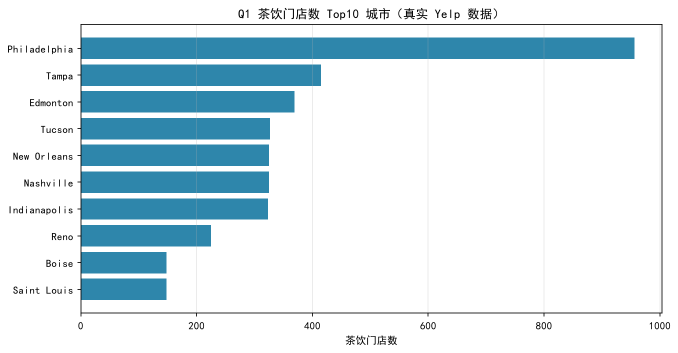
#> input picture 作品集PPT/assets/q1_city_distribution.png, 1356 x 706 px (shown at 1/2 size); its folder holds only this picture in this run
$ python build_assets_v4.py
#> lines starting #> are read from the running program, lines starting #| are printed output that depends on the picture; after the words box and inside, x2 and y2 are one past the last pixel; in counts of white or black regions, pixels touching at a corner belong together
# -*- coding: utf-8 -*-
"""V4 展示资源：
1) 图表保结构重着色——只替换高饱和数据色到新规范茶色系，文字/网格/背景保持原样；
2) 铺满整页的低透明度茶饮线稿肌理——茶叶轮廓 + 柔和茶汤波纹，透明度 8%-14%。

新硬性规范配色：#F5F3EE 底 / #384A48 茶灰绿 / #947C6B 哑光浅茶棕。
不改动任何数据、数值、文字。输出到 assets_v4，旧资源目录不覆盖。
"""
import math
import os
import random

import numpy as np
from PIL import Image, ImageDraw

HERE = os.path.dirname(os.path.abspath(__file__))
SRC = os.path.join(HERE, "assets")
OUT = os.path.join(HERE, "assets_v4")
os.makedirs(OUT, exist_ok=True)

# ---- 新硬性规范色 ----
DARK = (0x38, 0x4A, 0x48)   # 低饱和茶灰绿
CLAY = (0x94, 0x7C, 0x6B)   # 哑光浅茶棕
PAPER = (0xF5, 0xF3, 0xEE)  # 浅茶米白

# 同色系派生（非新增色相）：用于图表内的次级数据系列
SAGE = tuple(int(DARK[i] * 0.46 + PAPER[i] * 0.54) for i in range(3))
SAND = tuple(int(CLAY[i] * 0.52 + PAPER[i] * 0.48) for i in range(3))


def remap_rgb(arr):
    """HSV 色相分类重映射；近灰/近白像素（文字、网格、背景）保持不变。"""
    rgb = arr[..., :3].astype(np.float32) / 255.0
    mx = rgb.max(axis=2)
    mn = rgb.min(axis=2)
    v = mx
    s = np.where(mx > 0, (mx - mn) / np.maximum(mx, 1e-6), 0)

    r, g, b = rgb[..., 0], rgb[..., 1], rgb[..., 2]
    h = np.zeros_like(mx)
    mask = (mx - mn) > 1e-6
    idx = mask & (mx == r)
    h[idx] = ((g[idx] - b[idx]) / (mx[idx] - mn[idx])) % 6
    idx = mask & (mx == g)
    h[idx] = ((b[idx] - r[idx]) / (mx[idx] - mn[idx])) + 2
    idx = mask & (mx == b)
    h[idx] = ((r[idx] - g[idx]) / (mx[idx] - mn[idx])) + 4
    h = (h * 60) % 360

    base = np.zeros((*mx.shape, 3), dtype=np.float32)
    blue = (h >= 175) & (h < 250)
    red = (h < 40) | (h >= 330)
    green = (h >= 90) & (h < 175)
    yellow = (h >= 40) & (h < 90)
    other = ~(blue | red | green | yellow)
    for m, col in ((blue, DARK), (red, CLAY), (green, SAGE),
                   (yellow, SAND), (other, DARK)):
        base[m] = col

    # 保留深浅层次，但不过度压暗哑光色
    f = (0.88 + 0.12 * v)[..., None]
    out = np.clip(base * f, 0, 255).astype(np.uint8)

    neutral = (s < 0.16) | (v > 0.965)
    out[neutral] = arr[..., :3][neutral]
    return out


def recolor_charts():
    for p in sorted(os.listdir(SRC)):
        if not p.lower().endswith(".png"):
            continue
        im = Image.open(os.path.join(SRC, p)).convert("RGBA")
#> im is the input picture: PIL image 1356x706 RGBA; mean R, G, B, A 212.9, 229.1, 235.9, 255
        a = np.array(im)
        a[..., :3] = remap_rgb(a)
#> in remap_rgb, `s = np.where(mx > 0, (mx - mn) / np.maximum(mx, 1e-6), 0)`:
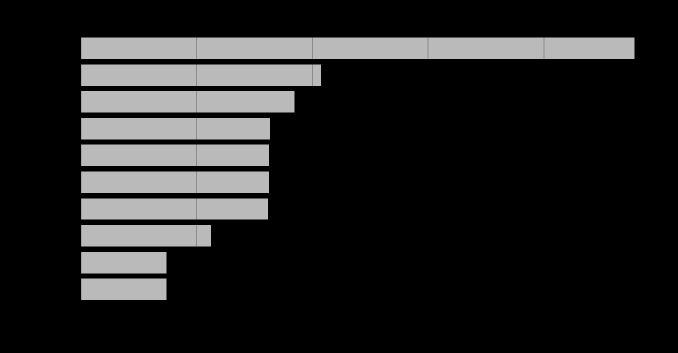
#> s: shape (706, 1356) float32 (shown at 1/2 size); min 0, max 0.731, mean 0.135
#> in remap_rgb, `mask = (mx - mn) > 1e-6`:
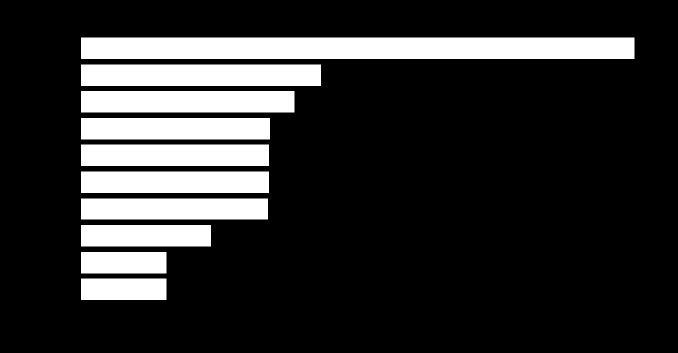
#> mask: shape (706, 1356) bool (shown at 1/2 size); 18.5% white; 10 white regions, largest, box (x1, y1, x2, y2) and area: (162, 75, 1269, 118) 47601, (162, 129, 642, 172) 20640, (162, 182, 589, 225) 18361
#> the loop in remap_rgb, `for m, col in ((blue, DARK), (red, CLAY), (green, SAGE), (yellow, SAND..` made 5 passes
#> col on passes 1 to 5: (56, 74, 72), (148, 124, 107), (158, 165, 161), (194, 181, 169), (56, 74, 72)
#> after the loop in remap_rgb, `for m, col in ((blue, DARK), (red, CLAY), (green, SAGE),`:
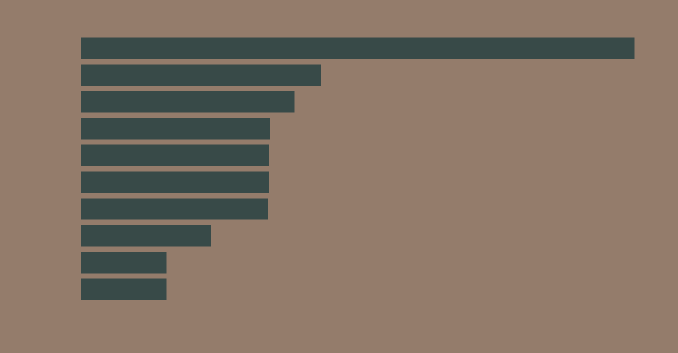
#> base: shape (706, 1356, 3) float32 (shown at 1/2 size); mean of channels 0, 1, 2 129.4, 115.9, 100.1; drawn as R, G, B
#> in remap_rgb, `f = (0.88 + 0.12 * v)[..., None]`:
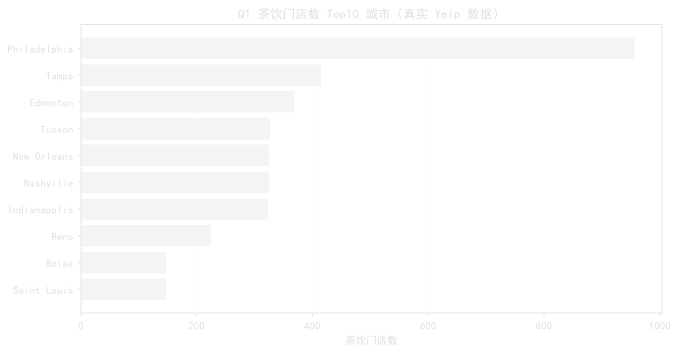
#> f: shape (706, 1356, 1) float32 (shown at 1/2 size); min 0.88, max 1, mean 0.991
#> in remap_rgb, `out[neutral] = arr[..., :3][neutral]`:
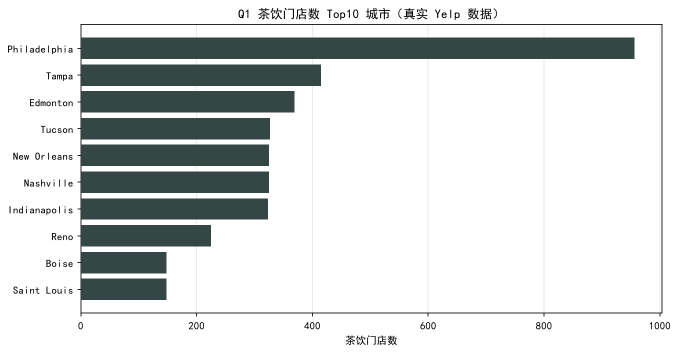
#> out: shape (706, 1356, 3) (shown at 1/2 size); mean of channels 0, 1, 2 214.2, 217.5, 217.1; drawn as R, G, B
        Image.fromarray(a).save(os.path.join(OUT, p))
        print("图表重着色:", p)


# ---------- 茶饮线稿（舒展贝塞尔，单色） ----------
def bezier(p0, p1, p2, p3, n=64):
    pts = []
    for i in range(n + 1):
        t = i / n
        u = 1 - t
        pts.append((
            u**3 * p0[0] + 3 * u*u*t * p1[0] + 3 * u*t*t * p2[0] + t**3 * p3[0],
            u**3 * p0[1] + 3 * u*u*t * p1[1] + 3 * u*t*t * p2[1] + t**3 * p3[1],
        ))
    return pts


def leaf_tile(S, color, alpha):
    """一片舒展茶叶线稿（透明底），用于平铺肌理。"""
    im = Image.new("RGBA", (S, S), (0, 0, 0, 0))
    d = ImageDraw.Draw(im)
    c = (*color, alpha)
    top = bezier((S*0.04, S*0.62), (S*0.16, S*0.18), (S*0.70, S*0.10), (S*0.94, S*0.40))
    bot = bezier((S*0.94, S*0.40), (S*0.76, S*0.86), (S*0.22, S*0.90), (S*0.04, S*0.62))
    d.line(top + bot + [top[0]], fill=c, width=max(1, S // 150), joint="curve")
    mid = bezier((S*0.06, S*0.62), (S*0.36, S*0.55), (S*0.64, S*0.48), (S*0.92, S*0.40))
    d.line(mid, fill=c, width=max(1, S // 200))
    spine = bezier((S*0.06, S*0.62), (S*0.36, S*0.55), (S*0.64, S*0.48), (S*0.92, S*0.40), 80)
    for t in (0.22, 0.40, 0.58, 0.76):
        x, y = spine[int(80 * t)]
        d.line([(x, y), (x - S*0.03, y - S*0.16)], fill=c, width=max(1, S // 240))
        d.line([(x, y), (x + S*0.01, y + S*0.15)], fill=c, width=max(1, S // 240))
    return im


def wave_tile(S, color, alpha):
    """柔和茶汤波纹（透明底）。"""
    im = Image.new("RGBA", (S, S), (0, 0, 0, 0))
    d = ImageDraw.Draw(im)
    c = (*color, alpha)
    for k in range(3):
        y0 = S * (0.30 + 0.16 * k)
        pts = [(x, y0 + S * 0.035 * math.sin(x / S * 3.5 * math.pi + k * 0.8))
               for x in range(int(S*0.04), int(S*0.96), 3)]
        d.line(pts, fill=c, width=max(1, S // 260))
    return im


def pearl_tile(S, color, alpha):
    """珍珠（波霸）：一组小圆圈，疏密不一地散在杯底。"""
    rnd = random.Random(int(S) + 7)
    im = Image.new("RGBA", (S, S), (0, 0, 0, 0))
    d = ImageDraw.Draw(im)
    c = (*color, alpha)
    w = max(1, S // 150)
    for _ in range(11):
        r = rnd.uniform(S * 0.028, S * 0.05)
        x = rnd.uniform(S * 0.12, S * 0.88)
        y = rnd.uniform(S * 0.55, S * 0.9)
        d.ellipse([x - r, y - r, x + r, y + r], outline=c, width=w)
    return im


def jelly_tile(S, color, alpha):
    """椰果：几颗圆角方块，零散漂着。"""
    rnd = random.Random(int(S) + 13)
    im = Image.new("RGBA", (S, S), (0, 0, 0, 0))
    d = ImageDraw.Draw(im)
    c = (*color, alpha)
    w = max(1, S // 170)
    for _ in range(7):
        s = rnd.uniform(S * 0.07, S * 0.11)
        x = rnd.uniform(S * 0.12, S * 0.82)
        y = rnd.uniform(S * 0.15, S * 0.82)
        d.rounded_rectangle([x, y, x + s, y + s * 0.82], radius=s * 0.18,
                            outline=c, width=w)
    return im


def bean_tile(S, color, alpha):
    """咖啡豆：椭圆轮廓 + 中间一道弧线（中缝）。"""
    rnd = random.Random(int(S) + 29)
    im = Image.new("RGBA", (S, S), (0, 0, 0, 0))
    d = ImageDraw.Draw(im)
    c = (*color, alpha)
    w = max(1, S // 160)
    for _ in range(4):
        cx = rnd.uniform(S * 0.2, S * 0.8)
        cy = rnd.uniform(S * 0.2, S * 0.8)
        rw = rnd.uniform(S * 0.07, S * 0.1)
        rh = rw * 0.68
        ang = rnd.uniform(-1.2, 1.2)
        dx, dy = math.cos(ang) * rw, math.sin(ang) * rw * 0.5
        pts = []
        for t in range(25):
            a = 2 * math.pi * t / 24
            px = cx + dx * math.cos(a) - dy * 0.5 * math.sin(a)
            py = cy + dy * math.sin(a) + dx * 0.5 * math.cos(a)
            pts.append((px, py))
        d.line(pts + [pts[0]], fill=c, width=w, joint="curve")
        d.line([(cx - dx * 0.72, cy - dy * 0.72), (cx, cy),
                (cx + dx * 0.72, cy + dy * 0.72)], fill=c, width=w)
    return im


def texture(name, seed, alpha, leaf_size, wave_size, leaf_n, wave_n):
    """生成铺满整页的淡肌理底图（1280x720，米白底 + 低对比线稿）。"""
    W, H = 1280, 720
    rnd = random.Random(seed)
    base = Image.new("RGBA", (W, H), (*PAPER, 255))

    leaf = leaf_tile(leaf_size, DARK, alpha)
    wave = wave_tile(wave_size, CLAY, max(1, int(alpha * 0.8)))

    # 茶叶：随机散点（非网格），尺寸/角度各异，疏密随参数变化
    for _ in range(leaf_n * 3):
        sc = rnd.uniform(0.62, 1.32)
        m0 = leaf.resize((int(leaf_size * sc), int(leaf_size * sc)))
        m = m0.rotate(rnd.uniform(-170, 170), resample=Image.BICUBIC, expand=True)
        x = int(rnd.uniform(-m.width * 0.35, W - m.width * 0.45))
        y = int(rnd.uniform(-m.height * 0.35, H - m.height * 0.45))
        base.alpha_composite(m, (x, y))

    # 水波：横向柔和曲线，铺在若干高度
    for k in range(wave_n):
        m = wave.rotate(rnd.uniform(-8, 8), resample=Image.BICUBIC, expand=True)
        x = int(rnd.uniform(-120, W - wave_size * 0.5))
        y = int(rnd.uniform(-40, H - wave_size * 0.4))
        base.alpha_composite(m, (x, y))

    # 点缀小料：珍珠 / 椰果 / 咖啡豆——数量更少、透明度再压一档，只作肌理里的轻点缀
    dot_alpha = max(1, int(alpha * 0.8))
    accents = [
        (pearl_tile(150, CLAY, dot_alpha), 2),
        (jelly_tile(150, DARK, dot_alpha), 2),
        (bean_tile(150, CLAY, dot_alpha), 1),
    ]
    for tile, cnt in accents:
        for _ in range(cnt):
            m = tile.rotate(rnd.uniform(-45, 45), resample=Image.BICUBIC, expand=True)
            x = int(rnd.uniform(-30, W - m.width * 0.6))
            y = int(rnd.uniform(-30, H - m.height * 0.6))
            base.alpha_composite(m, (x, y))

    base.convert("RGB").save(os.path.join(OUT, name))
    print("肌理底图:", name, "alpha=", alpha)


def generate_textures():
    # 封面稍明显、图表页更淡、章节与结尾居中；seed 不同 → 疏密与角度各异
    texture("bg_cover.png",  seed=11, alpha=34, leaf_size=300, wave_size=520, leaf_n=5, wave_n=3)
#> in texture, `base = Image.new("RGBA", (W, H), (*PAPER, 255))`:
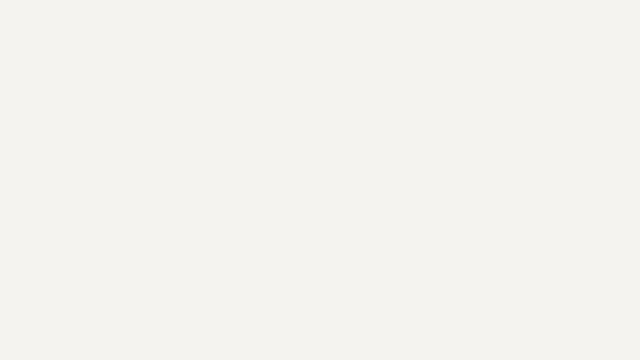
#> base: PIL image 1280x720 RGBA (shown at 1/2 size); mean R, G, B, A 245, 243, 238, 255
#> in texture, `leaf = leaf_tile(leaf_size, DARK, alpha)`:
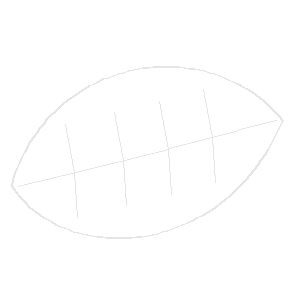
#> leaf: PIL image 300x300 RGBA; mean R, G, B, A 1.1, 1.5, 1.4, 0.7; transparent parts drawn white
#> the loop in jelly_tile, `for _ in range(7):` made 7 passes
#> (s, x, y) on passes 1 to 7: (13.75, 66, 81.22), (13.46, 112.2, 51.12), (12.61, 56.15, 36.32), (11.56, 24.08, 29.39), (11.39, 119.1, 96.22), (15.22, 25.74, 76.8), (14.17, 47.96, 38.34)
#> the loop in bean_tile, `for _ in range(4):` made 4 passes
#> (cx, cy, rw, rh, ang, dx, dy) on passes 1 to 4: (111.1, 47.84, 14.21, 9.66, -1.06, 6.95, -6.2), (76.5, 69.95, 10.72, 7.29, 0.743, 7.89, 3.62), (117.6, 49.82, 13.05, 8.87, -0.48, 11.57, -3.01), (79.32, 95.69, 11.08, 7.53, 0.919, 6.72, 4.4)
#> the loop in texture, `for tile, cnt in accents:` made 3 passes
#> cnt on passes 1 to 3: 2, 2, 1
    texture("bg_text.png",   seed=23, alpha=26, leaf_size=260, wave_size=460, leaf_n=4, wave_n=2)
#> the loop in jelly_tile (call 2), `for _ in range(7):` made 7 passes
#> the loop in bean_tile (call 2), `for _ in range(4):` made 4 passes
#> the loop in texture (call 2), `for tile, cnt in accents:` made 3 passes
    texture("bg_chart.png",  seed=37, alpha=21, leaf_size=240, wave_size=440, leaf_n=3, wave_n=2)
    texture("bg_section.png",seed=41, alpha=30, leaf_size=320, wave_size=560, leaf_n=5, wave_n=3)
    texture("bg_end.png",    seed=53, alpha=28, leaf_size=300, wave_size=520, leaf_n=4, wave_n=3)


if __name__ == "__main__":
    recolor_charts()
    generate_textures()
    print("资源目录:", OUT)

$ run again, on 作品集PPT/assets/q6_philadelphia_map.png
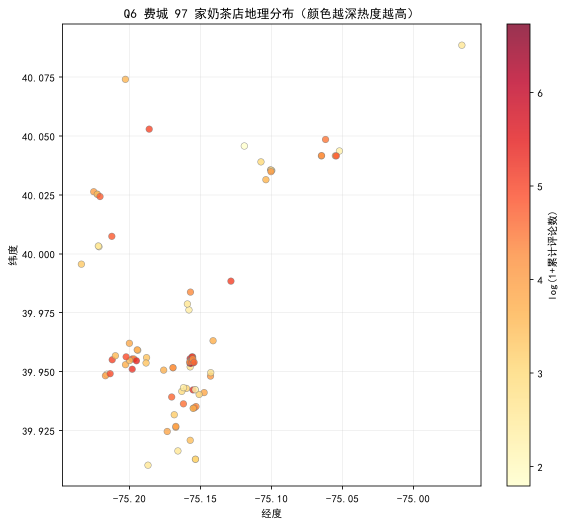
#> input picture 作品集PPT/assets/q6_philadelphia_map.png, 1130 x 1052 px (shown at 1/2 size)
#> in recolor_charts, im is the input picture: PIL image 1130x1052 RGBA; mean R, G, B, A 250.2, 246.8, 245.2, 255
#> in remap_rgb, `mask = (mx - mn) > 1e-6`:
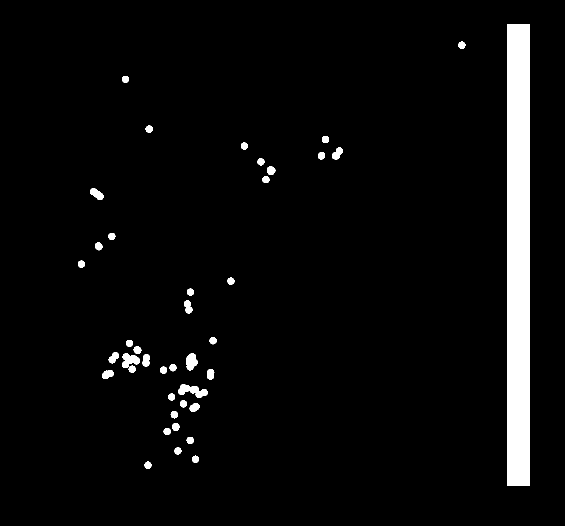
#> mask: shape (1052, 1130) bool (shown at 1/2 size); 4.4% white; 41 white regions, largest, box (x1, y1, x2, y2) and area: (1014, 48, 1060, 972) 42504, (357, 768, 415, 796) 853, (244, 707, 280, 736) 653
#> red: shape (1052, 1130) bool; 98.7% white; 110 black regions (93 under 20 px), largest, box (x1, y1, x2, y2) and area: (1014, 702, 1060, 972) 12406, (357, 768, 380, 790) 345, (368, 601, 385, 627) 304
#> the loop in remap_rgb, `for m, col in ((blue, DARK), (red, CLAY), (green, SAGE), (yellow, SAND..` made 5 passes
#> col on passes 1 to 5: (56, 74, 72), (148, 124, 107), (158, 165, 161), (194, 181, 169), (56, 74, 72)
#> in remap_rgb, `neutral = (s < 0.16) | (v > 0.965)`:
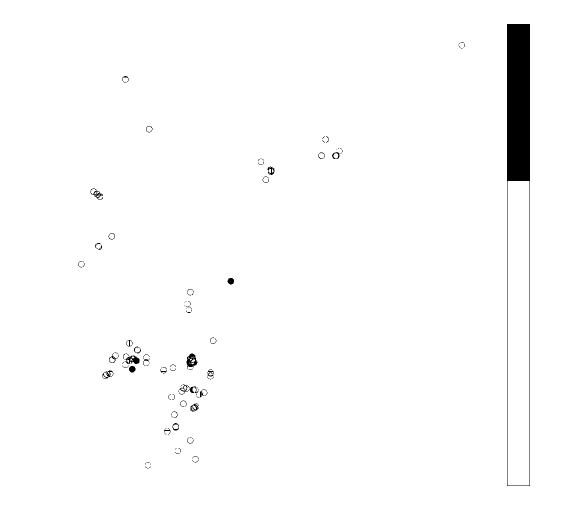
#> neutral: shape (1052, 1130) bool (shown at 1/2 size); 98.4% white; 127 black regions (95 under 20 px), largest, box (x1, y1, x2, y2) and area: (1014, 48, 1060, 972) 15708, (373, 707, 395, 739) 375, (249, 707, 279, 728) 299
#> the loop in jelly_tile, `for _ in range(7):` made 7 passes
#> (s, x, y) on passes 1 to 7: (13.75, 66, 81.22), (13.46, 112.2, 51.12), (12.61, 56.15, 36.32), (11.56, 24.08, 29.39), (11.39, 119.1, 96.22), (15.22, 25.74, 76.8), (14.17, 47.96, 38.34)
#> the loop in bean_tile, `for _ in range(4):` made 4 passes
#> (cx, cy, rw, rh, ang, dx, dy) on passes 1 to 4: (111.1, 47.84, 14.21, 9.66, -1.06, 6.95, -6.2), (76.5, 69.95, 10.72, 7.29, 0.743, 7.89, 3.62), (117.6, 49.82, 13.05, 8.87, -0.48, 11.57, -3.01), (79.32, 95.69, 11.08, 7.53, 0.919, 6.72, 4.4)
#> the loop in texture, `for tile, cnt in accents:` made 3 passes
#> cnt on passes 1 to 3: 2, 2, 1
#> leaf: PIL image 260x260 RGBA
#> wave: PIL image 460x460 RGBA
#> the loop in jelly_tile (call 2), `for _ in range(7):` made 7 passes
#> the loop in bean_tile (call 2), `for _ in range(4):` made 4 passes
#> the loop in texture (call 2), `for tile, cnt in accents:` made 3 passes

$ run again, on 作品集PPT/assets/q9_robustness.png
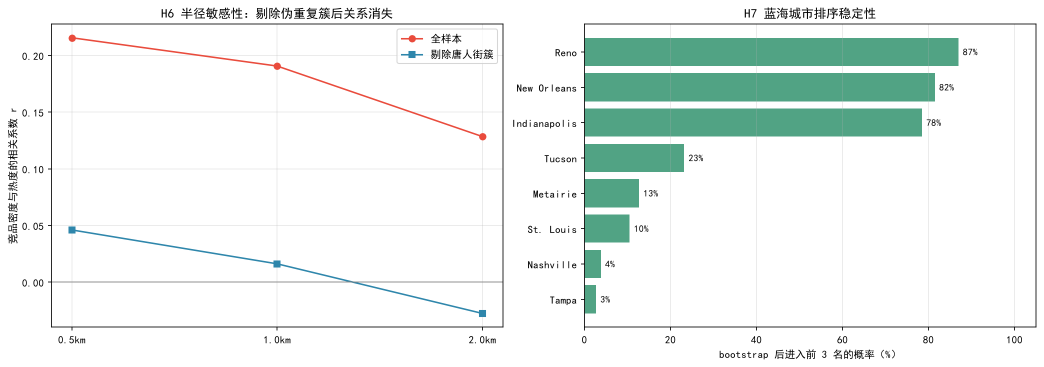
#> input picture 作品集PPT/assets/q9_robustness.png, 2087 x 734 px (shown at 1/2 size)
#> in recolor_charts, im is the input picture: PIL image 2087x734 RGBA; mean R, G, B, A 233.6, 241.2, 238.4, 255
#> in remap_rgb, `mask = (mx - mn) > 1e-6`:
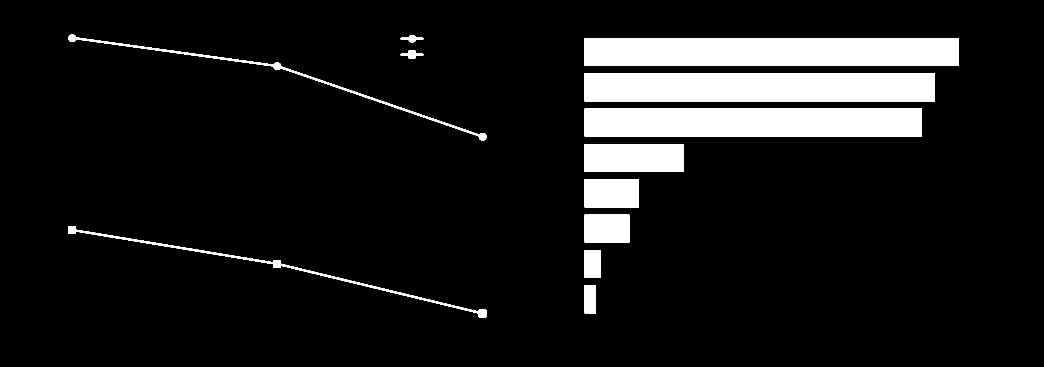
#> mask: shape (734, 2087) bool (shown at 1/2 size); 10.1% white; 12 white regions, largest, box (x1, y1, x2, y2) and area: (1169, 76, 1917, 132) 41888, (1169, 146, 1870, 203) 39957, (1169, 217, 1844, 273) 37800
#> yellow: shape (734, 2087) bool; every value is 0
#> the loop in remap_rgb, `for m, col in ((blue, DARK), (red, CLAY), (green, SAGE), (yellow, SAND..` made 5 passes
#> col on passes 1 to 5: (56, 74, 72), (148, 124, 107), (158, 165, 161), (194, 181, 169), (56, 74, 72)
#> in remap_rgb, `neutral = (s < 0.16) | (v > 0.965)`:
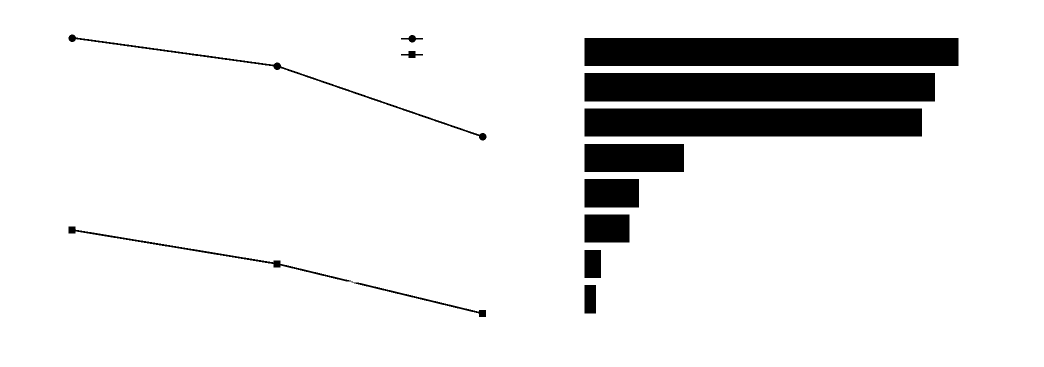
#> neutral: shape (734, 2087) bool (shown at 1/2 size); 90% white; 13 black regions, largest, box (x1, y1, x2, y2) and area: (1169, 76, 1917, 132) 41888, (1169, 146, 1870, 203) 39957, (1169, 217, 1844, 273) 37800
#> the loop in jelly_tile, `for _ in range(7):` made 7 passes
#> (s, x, y) on passes 1 to 7: (13.75, 66, 81.22), (13.46, 112.2, 51.12), (12.61, 56.15, 36.32), (11.56, 24.08, 29.39), (11.39, 119.1, 96.22), (15.22, 25.74, 76.8), (14.17, 47.96, 38.34)
#> the loop in bean_tile, `for _ in range(4):` made 4 passes
#> (cx, cy, rw, rh, ang, dx, dy) on passes 1 to 4: (111.1, 47.84, 14.21, 9.66, -1.06, 6.95, -6.2), (76.5, 69.95, 10.72, 7.29, 0.743, 7.89, 3.62), (117.6, 49.82, 13.05, 8.87, -0.48, 11.57, -3.01), (79.32, 95.69, 11.08, 7.53, 0.919, 6.72, 4.4)
#> the loop in texture, `for tile, cnt in accents:` made 3 passes
#> cnt on passes 1 to 3: 2, 2, 1
#> leaf: PIL image 260x260 RGBA
#> wave: PIL image 460x460 RGBA
#> the loop in jelly_tile (call 2), `for _ in range(7):` made 7 passes
#> the loop in bean_tile (call 2), `for _ in range(4):` made 4 passes
#> the loop in texture (call 2), `for tile, cnt in accents:` made 3 passes
